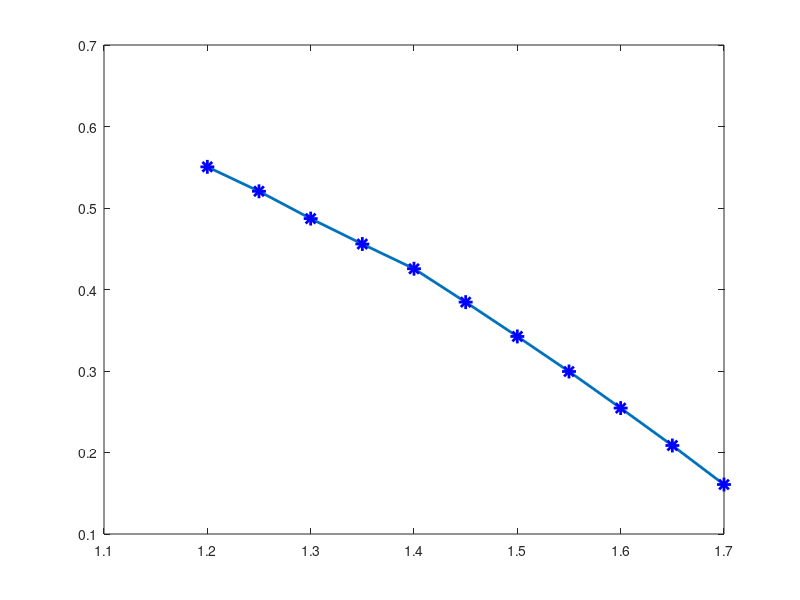
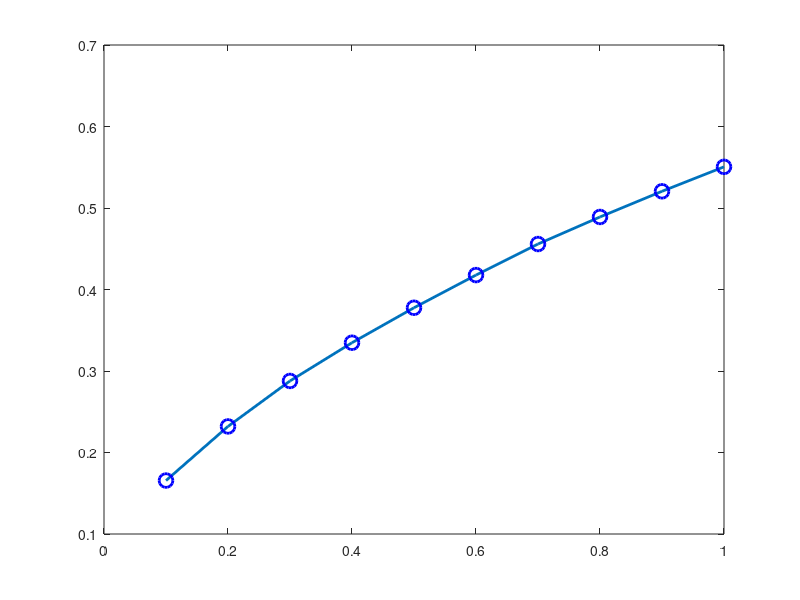

Source code (MATLAB) for these figures, in order:
kVector = linspace(1.2,1.7,11)
vVector = [0.5505, 0.5205, 0.4870,...
    0.4558, 0.4255, 0.3845, 0.3424,...
    0.2994, 0.2545, 0.2086, 0.1607]

figure,
% plot(kVector,vVector,'--*',...
%     'LineWidth',2,...
%     'MarkerSize',10,...
%     'MarkerEdgeColor','b',...
%     'MarkerFaceColor',[0.5,0.5,0.5])
plot(kVector,vVector,'-*',...
    'LineWidth',2,...
    'MarkerSize',10,...
    'MarkerEdgeColor','b')

tF = 200;
cVector = linspace(0.1,1,10)
vVector2 = [0.1656, 0.2320, 0.2878,...
    0.3347, 0.3776, 0.4177, 0.4558,...
    0.4890, 0.5205, 0.5505];
figure,
plot(cVector,vVector2,'-o',...
    'LineWidth',2,...
    'MarkerSize',10,...
    'MarkerEdgeColor','b')



